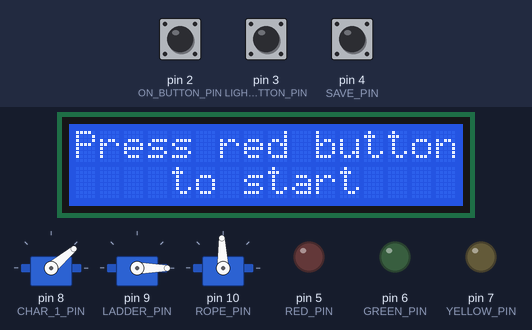
Simulated run of this sketch. Board: Arduino Uno, built with avr-gcc and run on an emulated ATmega328P. Parts: 3 × servo, 16×2 character LCD, output pins drawn as LEDs (lit = HIGH). Inputs (shaded band) come from the test bench; at power-on: pin 2 (ON_BUTTON_PIN) HIGH, pin 3 (LIGHT_BUTTON_PIN) HIGH, pin 4 (SAVE_PIN) HIGH.

Above: at 1.2 s.
1.3 s: pin 2 (ON_BUTTON_PIN) pulled LOW for 0.15 s
At 2.4 s:
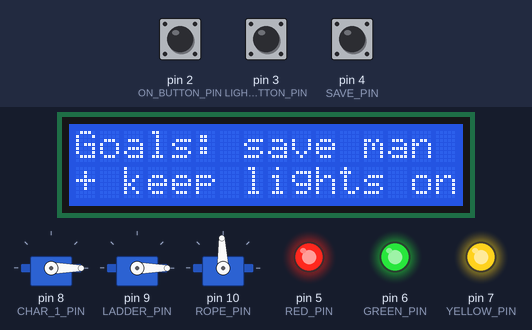
3.4 s: pin 3 (LIGHT_BUTTON_PIN) pulled LOW for 1 s
At 3.66 s:
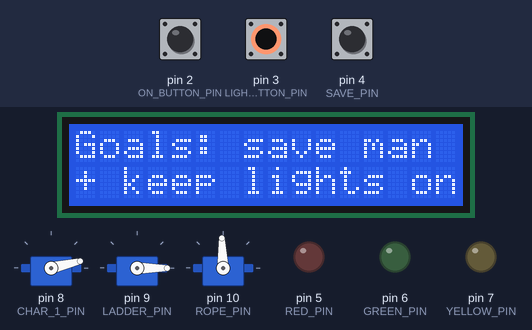
5.9 s: pin 4 (SAVE_PIN) pulled LOW for 0.15 s
At 8.9 s:
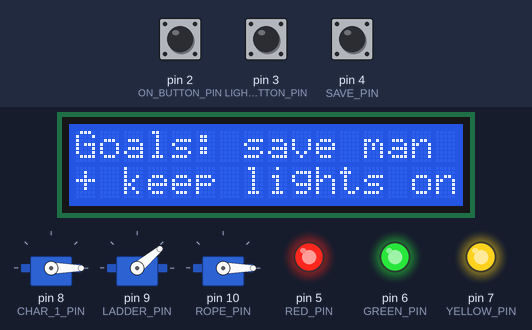
9.0 s: pin 4 (SAVE_PIN) pulled LOW for 3.2 s
13.7 s: pin 4 (SAVE_PIN) pulled LOW for 1 s
Timing chart, 0 to 18.7 s (numbered marks = the images above; inputs shaded):
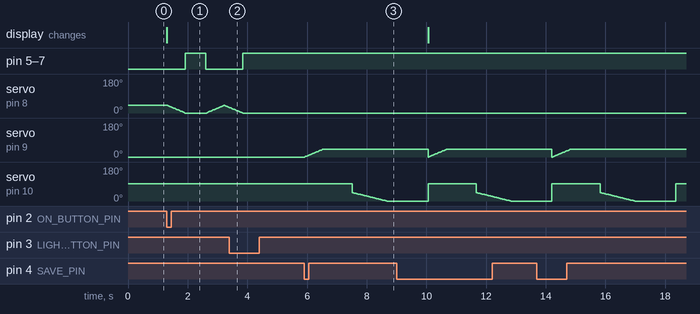

Measured:
- after the input at 1.3 s, pin 5 (RED_PIN), pin 6 (GREEN_PIN), pin 7 (YELLOW_PIN): LOW → HIGH after 0.62 s, → LOW 0.68 s later; the display: changes at once (image 1)
- after the input at 3.4 s, pin 5 (RED_PIN), pin 6 (GREEN_PIN), pin 7 (YELLOW_PIN): goes on until 3.8 s, then stays HIGH; servo on pin 8 (CHAR_1_PIN): goes on until 3.8 s, then stays 0°
- after the input at 5.9 s, servo on pin 9 (LADDER_PIN): moves from 0° to 40° over 0.60 s, starting at once; servo on pin 10 (ROPE_PIN): moves from 92° to 0° over 1.2 s, starting after 1.6 s

The sketch:

functionality1.ino
```cpp
#include <Servo.h>
#include <LiquidCrystal.h>

const int ON_BUTTON_PIN = 2;

const int LIGHT_BUTTON_PIN = 3;
const int SAVE_PIN = 4;

const int RED_PIN = 5;
const int GREEN_PIN = 6;
const int YELLOW_PIN = 7;

const int CHAR_1_PIN = 8;
const int LADDER_PIN = 9;
const int ROPE_PIN = 10;

Servo char1;
Servo ladder;
Servo rope;

LiquidCrystal lcd(A0, A1, A2, A3, A4, A5);

int onButton = 1;
int onState = 0;

int lightButton = 1;
int lightState = 0;

int saveButton = 1;
int saveState = 0;

int char1Pos = 40;
int ladderPos = 0;
int ropePos = 92;

void setup() {
  char1.attach(CHAR_1_PIN);
  char1.write(char1Pos);

  ladder.attach(LADDER_PIN);
  ladder.write(ladderPos);

  rope.attach(ROPE_PIN);
  rope.write(ropePos);

  pinMode(ON_BUTTON_PIN, INPUT_PULLUP);

  pinMode(LIGHT_BUTTON_PIN, INPUT_PULLUP);
  pinMode(RED_PIN, OUTPUT);
  pinMode(GREEN_PIN, OUTPUT);
  pinMode(YELLOW_PIN, OUTPUT);

  pinMode(SAVE_PIN, INPUT_PULLUP);

  lcd.begin(16, 2);

  lcd.setCursor(0, 0);
  lcd.print("Press red button");

  lcd.setCursor(0, 1);
  lcd.print("    to start    ");
}

void loop() {

  onButton = digitalRead(ON_BUTTON_PIN);
  lightButton = digitalRead(LIGHT_BUTTON_PIN);
  saveButton = digitalRead(SAVE_PIN);

  digitalWrite(RED_PIN, lightState);
  digitalWrite(GREEN_PIN, lightState);
  digitalWrite(YELLOW_PIN, lightState);

  if (onButton == LOW) {
    onState = 1;
  }

  while (onState == 1) {
    while (lightState == 0) {
      if (saveState == 0) {
        lcd.setCursor(0, 0);
        lcd.print("Goals: save man ");

        lcd.setCursor(0, 1);
        lcd.print("+ keep lights on");
      }

      for (char1Pos = 40; char1Pos >= 0; char1Pos -= 1) {
        char1.write(char1Pos);
        delay(15);
      }

      for (long i = 0; i < 40000; i++) {
        digitalWrite(RED_PIN, HIGH);
        digitalWrite(GREEN_PIN, HIGH);
        digitalWrite(YELLOW_PIN, HIGH);

        lightButton = digitalRead(LIGHT_BUTTON_PIN);
        if (lightButton == LOW) {
          lightState = 1;
          break;
        }
      }

      if (lightState == 0) {
        digitalWrite(RED_PIN, LOW);
        digitalWrite(GREEN_PIN, LOW);
        digitalWrite(YELLOW_PIN, LOW);

        for (char1Pos = 0; char1Pos <= 40; char1Pos += 1) {
          char1.write(char1Pos);
          delay(15);
        }
      }
    }

    saveButton = digitalRead(SAVE_PIN);

    if (saveButton == LOW) {
      saveState = 1;
    }

    if (saveState == 1) {
      for (ladderPos = 0; ladderPos <= 40; ladderPos += 1) {
        ladder.write(ladderPos);
        delay(15);
      }

      delay(1000);

      for (int i = 1000; i >= 0; i -= 10) {
        rope.writeMicroseconds(i);
        delay(25);
      }
      rope.write(92);

      saveState = 0;

      lcd.setCursor(0, 0);
      lcd.print("    Success!    ");

      lcd.setCursor(0, 1);
      lcd.print("Happy holidays!!");
    }

  }
}
```
